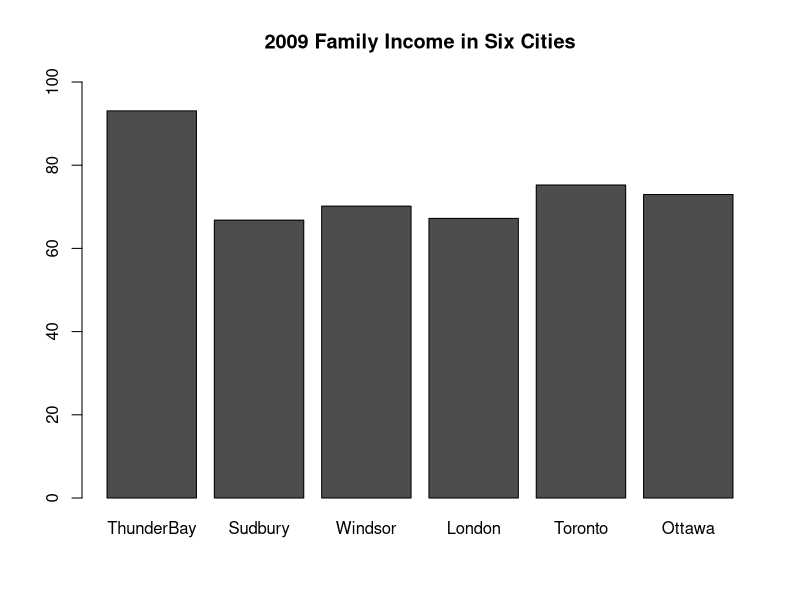
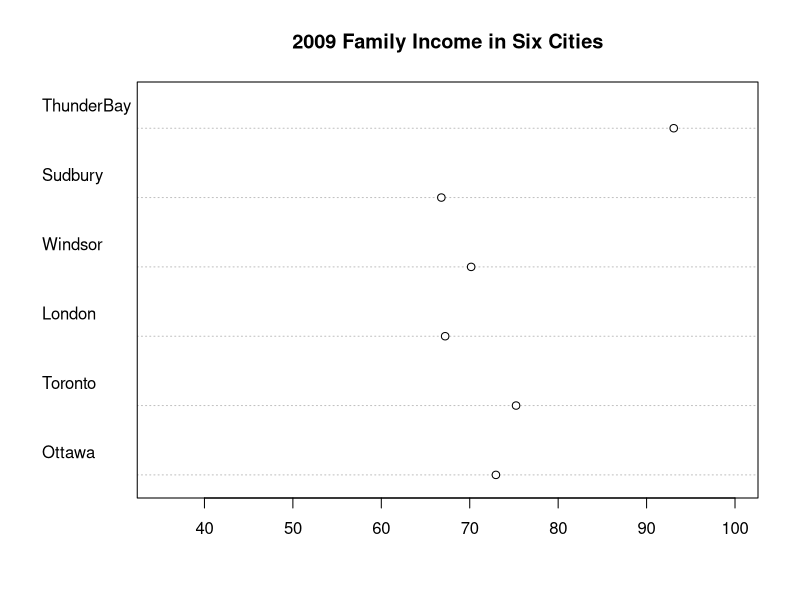

R code for these plots, in order:
# Question 1

# Decimal to binary
# a. 0.625
# Answer
# using double dabble method
# Step 1 multiply by 2 
# 0.625*2 = 1.25
# Step 2 if number is larger than 1, put 1 if not put 0.
# 0.1--
# use the fractional part of 1.25 and repeat step 1.
# 0.25*2 = 0.5
# 0.10-
# repeat step 1 again to fractional value of 0.5.
# 0.5*2 = 1
# 0.101
# therefore, the decimal value of 0.625 to binary is 0.101 of base 2.

# b. 1/9 (0.11111...)
# we only take some decimal place since it is not efficient to show all of the numbers
# 0.11111*2 = 0.22222 = 0.0-------
# 0.22222*2 = 0.44444 = 0.00------
# 0.44444*2 = 0.88888 = 0.000-----
# 0.88888*2 = 1.77776 = 0.0001----
# 0.77776*2 = 1.55552 = 0.00011---
# 0.55552*2 = 1.11104 = 0.000111--
# 0.11104*2 = 0.22208 = 0.0001110-
# 0.22208*2 = 0.44416 = 0.00011100

# we can also keep going since it is repeating, there will be a pattern
# therefore, the decimal value of 1/9 is 0.00011100 (repeated) of base 2.

# binary to decimal
# using positional notation binary
# the 1 and 0 corresponds if the number has a value or not.
# if it is 0, the number will be multiplied by 0.

# a. 1111
1*2^3 + 1*2^2 + 1*2^1 + 1*2^0

# b. 1010
1*2^3 + 0*2^2 + 1*2^1 + 0*2^0

# c. 1010.0101
# write out the integer part first.
intPart = 1*2^3 + 0*2^2 + 1*2^1 + 0*2^0
intPart
# now write the fractional part (0.0101)
fracPart = 0*2^(-1) + 1*2^(-2) + 0*2^(-3) + 1*2^(-4)
fracPart

# the answer will be the int + frac which is
intPart + fracPart

# d. 1.010101...(repeated)
# do the same as c.
intPart = 1*2^1
intPart
# fractional part (0.010101)
fracPart = 0*2^(-1) + 1*2^(-2) + 0*2^(-3) + 1*2^(-4) + 0*2^(-5) + 1*2^(-6)
fracPart

# add them all to get answer
intPart + fracPart

# Question 2 
# a. 6/7 (0.8571429)
# 0.8571*2 = 1.7142
# 0.7142*2 = 1.4284
# 0.4284*2 = 0.8568
# 0.8568*2 = 1.7136
# answer: 0.1101

# b. 1/7 (0.1428571)
# 0.1428*2 = 0.2856
# 0.2856*2 = 0.5712
# 0.5712*2 = 1.1424
# 0.1424*2 = 0.2848
# answer: 0.0010

# c. 
# 0.1101 + 0.0010 = 0.1111
1*2^(-1) + 1*2^(-2) + 1*2^(-3) + 1*2^(-4)

# d.
# 110 (6) +  1 (1) = 111 (7)
# 111/111 = 1


# Question 3
x = 1000000
y = 999999
A = function(x,y){
  x^4 - y^4
}
B = function(x,y){
  (x^2+y^2)*(x+y)*(x-y)
}
options(digits=15)
A(x,y)
B(x,y)
# B is more accurate since R cannot handle big number, and the number x^4 and y^4
# is very very big.

# Question 4
# a. 
# pretend these numbers are prime numbers (1 to 10000 are primes)
primes = 1:10000
# this code will print last 100 elements of this vector
primes[(10000-100):10000]

#b. 
#this code will add up first 9000 numbers in vector primes.
sum(primes[1:9000])

# Question 5.
x = 100
y = 99
myfunc = function(x,y){
  (x^16)*(((x^8 - y^8) / ((196059601)*(19801)*(199))) - 1)
  
}
myfunc(x,y)

# Question 6
# to approach this we can use the as.Date library.
tom = as.Date("1999-07-05")
david = as.Date("2003-12-12")

difftime(david, tom, units = "days")

# 7.
cities = c("ThunderBay", "Sudbury", "Windsor", "London", "Toronto", "Ottawa")
inc = c(93.07, 66.79, 70.16, 67.22, 75.24, 72.96)

income = matrix(inc, nrow = 1, ncol = length(cities))
colnames(income) <- cities

income

barplot(income, ylim = c(0,100), main = "2009 Family Income in Six Cities")

dotchart(income, labels = "", xlim = c(35,100), main = "2009 Family Income in Six Cities")



